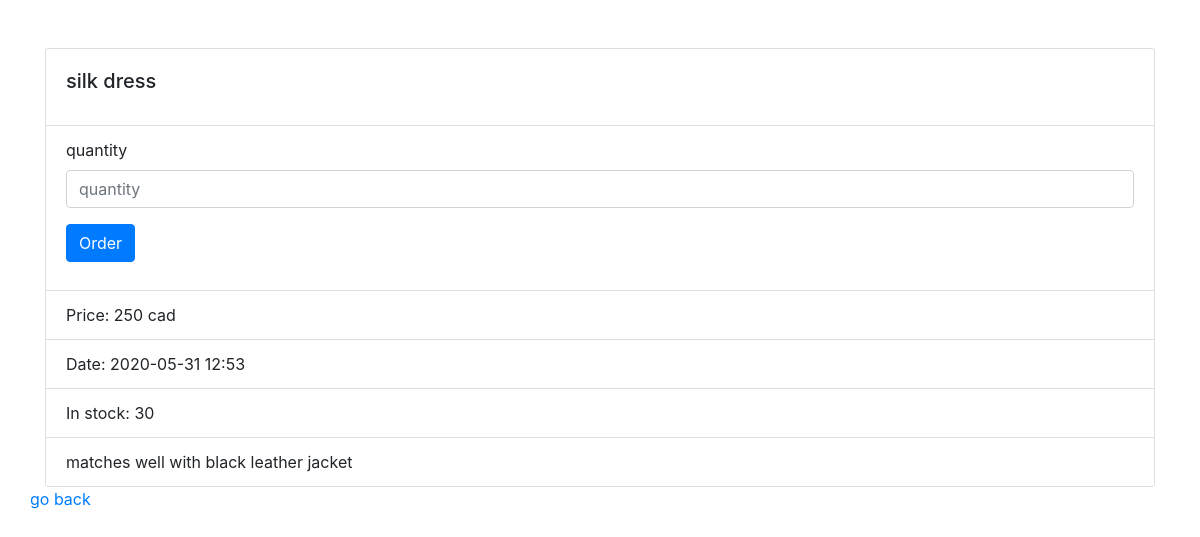
Screenshot of /product/2/ with the database file from the repository.
### product/models.py (models this page shows, shortened)
class Product(models.Model):
  name = models.CharField(max_length=256, verbose_name='Product Name')
  price = models.IntegerField(verbose_name='Product Price')
  description = models.TextField(verbose_name='Product Description')
  stock = models.IntegerField(verbose_name='Stock')
  register_date = models.DateTimeField(auto_now_add=True, verbose_name='Register Date')
  class Meta:
    db_table = 'Jamie\'s shop_Product'
    verbose_name = 'Product'
    verbose_name_plural = 'Product'

### product/views.py (the view)
# urls.py: path('product/<int:pk>/', ProductDetail.as_view()),
class ProductDetail(DetailView):
  template_name = 'product_detail.html'
  queryset = Product.objects.all()
  context_object_name = 'product'
  def get_context_data(self, **kwargs):
    context = super().get_context_data(**kwargs)
    context['form'] = OrderForm(self.request)
    return context

### order/forms.py (shortened to what this page needs)
class RegisterForm(forms.Form):
  def __init__(self, request, *args, **kwargs):
    super().__init__(*args, **kwargs)
    self.request = request
  quantity = forms.IntegerField(
    error_messages={
      'required': 'Please enter product quantity'
    },
    label='quantity'
  )
  product = forms.IntegerField(
    error_messages={
      'required': 'Please enter product'
    },
    label='Product', widget=forms.HiddenInput
  )

### product/templates/product_detail.html (shortened to what this page needs)
{% extends "base.html" %}
{% load humanize %}
{% block contents %}
<div class="row mt-5">
  <div class="col-12">
    <div class="card" style="width: 100%;">
      <div class="card-body">
        <h5 class="card-title"> {{ product.name }}</h5>
      </div>
      <ul class="list-group list-group-flush">
        <li class="list-group-item">
          <form method="POST" action="/order/create/">
            {% for field in form %}
            <div class='form-group'>
              {% ifnotequal field.name 'product' %}
              <label for="{{ field.id_for_label }}">{{ field.label }}</label>
              {% endifnotequal %}
              <input type="{{ field.field.widget.input_type }}" class="form-control" id="{{ field.id_for_label}}"
                placeholder="{{ field.label }}" name="{{ field.name }}"
                value="{% ifequal field.name 'product' %}{{ product.id}}{% endifequal %}" />
            </div>
            {% endfor %}
            <button type="submit" class="btn btn-primary">Order</button>
          </form>
        </li>
        <li class="list-group-item">Price: {{ product.price|intcomma }} cad</li>
        <li class="list-group-item">Date: {{ product.register_date|date:'Y-m-d H:i' }}</li>
        <li class="list-group-item">In stock: {{ product.stock|intcomma }}</li>
        <li class="list-group-item">{{ product.description|safe }}</li>
      </ul>
    </div>
  </div>
  <div class="row">
    <div class="col-12">
      <a href="/product/">go back</a>
    </div>
  </div>
</div>
{% endblock %}

### rows the page displays
Product: name "silk dress", price "250", register_date "2020-05-31 12:53", stock "30", description "matches well with black leather jacket"

### other values shown
{{ field.label }} "quantity"
